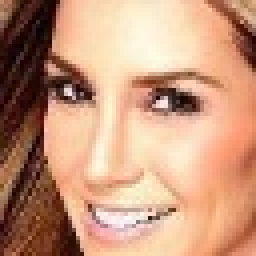
#> input picture celebA/000001-0.jpg, 64 x 64 px, given as the content of the folder celebA/000001-0.jpg, which was not available (shown 4 times larger)
$ python -i preprocessing.py   (imports and definitions only)
#> lines starting #> are read from the running program, lines starting #| are printed output that depends on the picture; pictures that were not available may be replaced by others from this repository, and a replacement may not be noted
# -*- coding: utf-8 -*-
"""
Created on Fri Mar  2 19:04:54 2018

@author: Sofie
"""

import cv2
import sys
import os.path
from glob import glob
import math
import numpy as np


def detect_face(file_path, output_height, output_width):
#    if not os.path.isfile(cascade_file):
#        raise RuntimeError("%s: not found" % cascade_file)
#> called with file_path = 'celebA/000001-0.jpg', output_height = 'out.png', output_width = 'out1.png'
    data = []
    counter = 0
    if os.path.exists(file_path) is False:
        raise Exception("[!] No training dataset")
    if os.path.exists('face') is False:
        os.makedirs('face')
    file_list = glob(os.path.join(file_path, '*.jpg'))
    for filename in file_list:

        cascade = cv2.CascadeClassifier('./haarcascade_frontalface_default.xml')
        image = cv2.imread(filename)
#> image is the input picture: shape (64, 64, 3); mean B, G, R 123.7, 151.4, 198.3
        gray = cv2.cvtColor(image, cv2.COLOR_BGR2GRAY)
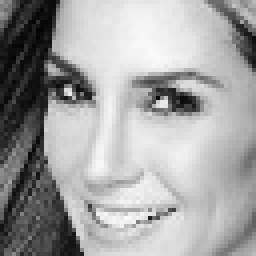
#> gray: shape (64, 64) (shown 4 times larger); min 4, max 251, mean 162.3
        gray = cv2.equalizeHist(gray)
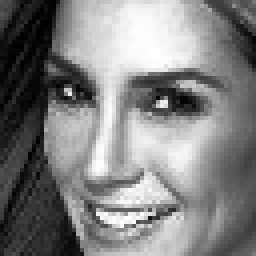
#> gray: shape (64, 64) (shown 4 times larger); min 0, max 255, mean 128.2

        faces = cascade.detectMultiScale(gray,
                                         # detector options
                                         scaleFactor=1.1,
                                         minNeighbors=5,
                                         minSize=(48, 48))
#> faces = [[2, 4, 55, 55]]
        for i, (x, y, w, h) in enumerate(faces):
            face = image[y: y + h, x:x + w, :]
            face = cv2.resize(face, (output_width, output_height))
            save_filename = '%s.jpg' % (os.path.basename(filename).split('.')[0])
            data.append(face)
            cv2.imwrite("face/" + save_filename, face)
#> this loop made 1 pass
#> pass 1, in detect_face, `face = image[y: y + h, x:x + w, :]`:
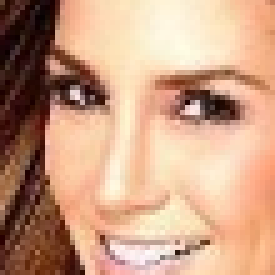
#> face: shape (55, 55, 3) (shown 5 times larger); mean B, G, R 131.9, 158.8, 201.9
#> after the loop, data = []
        counter += 1
        if counter % 500 == 0:
            print('please be patient, the convert of image have finished %.2f%%'
                  %(counter/len(file_list)*100))
    return data

def show_mergeimage(x, output_height, output_width, epoch, counter, is_train):
    line = math.ceil(math.sqrt(len(x)))
    row = math.floor(math.sqrt(len(x)))
    new_image = np.empty([row*output_height, line*output_width, 3])
    for i in range(row):
        for j in range(line):
            new_image[i*output_height:(i+1)*output_height, j*output_width:(j+1)*output_width] = x[i*line + j]
    new_image = (new_image + 1)*127.5
    if is_train:
        if os.path.exists('./train_samples') is False:
            os.makedirs('train_samples')
        cv2.imwrite('./train_samples/train%d_%d.png' %(epoch, counter//200), new_image)
    else:
        if os.path.exists('./test_samples') is False:
            os.makedirs('test_samples')
        cv2.imwrite('./test_samples/test.png', new_image)


#> (the run stopped early here; a loop or call above may not have finished)

$ run again, on celebA/000006-0.jpg
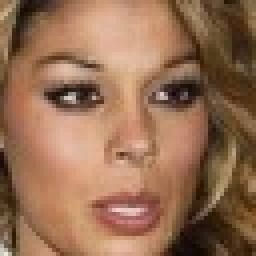
#> input picture celebA/000006-0.jpg, 64 x 64 px, given as the content of the folder celebA/000006-0.jpg, which was not available (shown 4 times larger)
#> in detect_face, image is the input picture: shape (64, 64, 3); mean B, G, R 82.6, 109.9, 149.6
#> in detect_face, `gray = cv2.equalizeHist(gray)`:
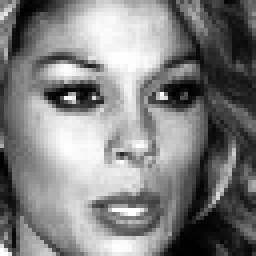
#> gray: shape (64, 64) (shown 4 times larger); min 0, max 255, mean 128.2
#> faces = [[4, 3, 56, 56]]
#> the loop in detect_face, `for i, (x, y, w, h) in enumerate(faces):` made 1 pass
#> pass 1, in detect_face, `face = image[y: y + h, x:x + w, :]`:
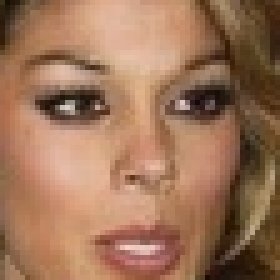
#> face: shape (56, 56, 3) (shown 5 times larger); mean B, G, R 88.7, 116, 158
#> after the loop in detect_face, `for i, (x, y, w, h) in enumerate(faces):`: data = []

$ run again, on celebA/000009-0.jpg
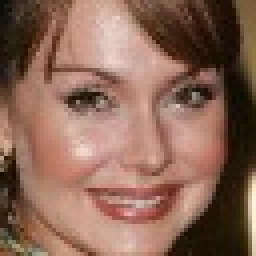
#> input picture celebA/000009-0.jpg, 64 x 64 px, given as the content of the folder celebA/000009-0.jpg, which was not available (shown 4 times larger)
#> in detect_face, image is the input picture: shape (64, 64, 3); mean B, G, R 86.6, 103.1, 139
#> in detect_face, `gray = cv2.equalizeHist(gray)`:
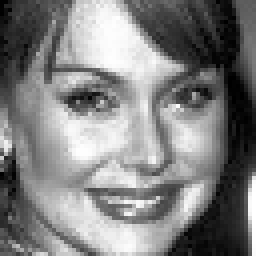
#> gray: shape (64, 64) (shown 4 times larger); min 0, max 255, mean 128.2
#> faces = [[5, 4, 56, 56]]
#> the loop in detect_face, `for i, (x, y, w, h) in enumerate(faces):` made 1 pass
#> pass 1, in detect_face, `face = image[y: y + h, x:x + w, :]`:
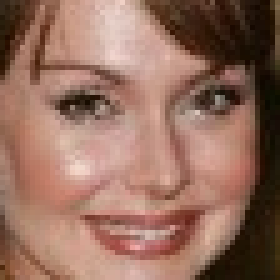
#> face: shape (56, 56, 3) (shown 5 times larger); mean B, G, R 94, 109.6, 148.7
#> after the loop in detect_face, `for i, (x, y, w, h) in enumerate(faces):`: data = []

$ run again, on celebA/000020-0.jpg
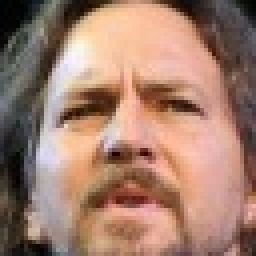
#> input picture celebA/000020-0.jpg, 64 x 64 px, given as the content of the folder celebA/000020-0.jpg, which was not available (shown 4 times larger)
#> in detect_face, image is the input picture: shape (64, 64, 3); mean B, G, R 109.7, 125.9, 161.6
#> in detect_face, `gray = cv2.equalizeHist(gray)`:
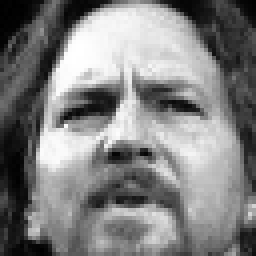
#> gray: shape (64, 64) (shown 4 times larger); min 0, max 255, mean 128.2
#> faces = [[4, 4, 56, 56]]
#> the loop in detect_face, `for i, (x, y, w, h) in enumerate(faces):` made 1 pass
#> pass 1, in detect_face, `face = image[y: y + h, x:x + w, :]`:
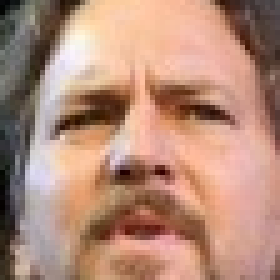
#> face: shape (56, 56, 3) (shown 5 times larger); mean B, G, R 121.5, 140, 180.6
#> after the loop in detect_face, `for i, (x, y, w, h) in enumerate(faces):`: data = []
